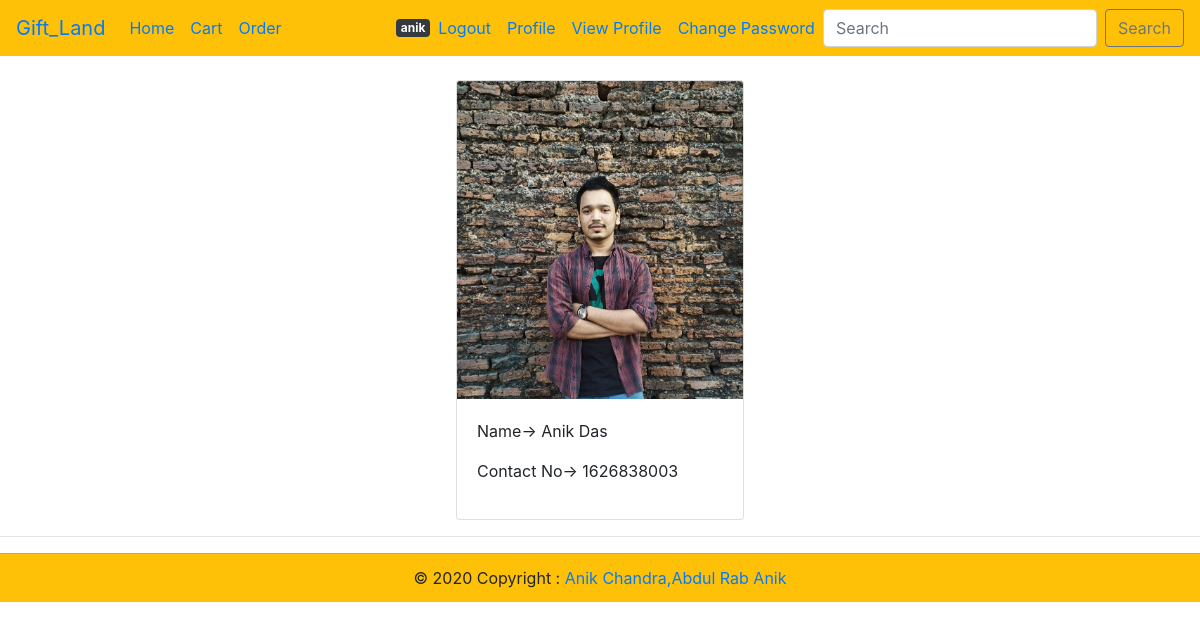
The page /profileview/ (signed in) on the database its author committed.
### UserManagement/models.py (models this page shows, shortened)
class Profile(models.Model):
    name=models.CharField(max_length=100,null=True,blank=True)
    Picture_Picture = models.ImageField(upload_to='Images/profile',blank=True,null=True)
    Phone = models.IntegerField(null=True,blank=True)
    user=models.ForeignKey(User,on_delete=models.CASCADE)

### UserManagement/views.py (the view)
# urls.py: path('profileview/', userman_views.ViewProfile),
def ViewProfile(request):
    try:
        profile = Profile.objects.get(user=request.user)
    except Profile.DoesNotExist:
        profile = print("Please complete your Profile to view")
    context = {
        'profile': profile,
    }
    return render(request, 'UserManagement/view_profile.html', context)

### templates/UserManagement/view_profile.html (shortened to what this page needs)
{% extends 'base.html' %}
{% load static %}
{% block content %}
<br>
<div class="col d-flex justify-content-center">
   <div class="card" style="width: 18rem;">
        <img src="{{profile.Picture_Picture.url}}" class="card-img-top">
        <div class="card-body">
        	{% if profile.name is Null %}
          	<div class="alert alert-primary text-md-center text-danger" role="alert">
			  Please Set up Profile first!
			</div>
        	{% else %}
          <p class="card-text">Name-> {{profile.name}}</p>
          <p class="card-text">Contact No->  {{profile.Phone}}</p>
        	{% endif %}
        </div>
    </div>
</div>
<hr>
{% endblock %}

### templates/base.html (shortened to what this page needs)
<!doctype html>
<html lang="en">
  <head>
    <link rel="stylesheet" href="https://stackpath.bootstrapcdn.com/bootstrap/4.5.2/css/bootstrap.min.css">
  </head>
  <body>
<nav class="navbar navbar-expand-lg navbar-transparent bg-warning">
	<a class="navbar-brand" href="/">Gift_Land</a>
	<div class="collapse navbar-collapse" id="navbarSupportedContent">
	  <ul class="navbar-nav mr-auto">
		<li class="nav-item active">
		  <a class="nav-link" href="/">Home <span class="sr-only">(current)</span></a>
        </li>
        <li class="nav-item active">
            <a class="nav-link" href="/cart">Cart<span class="sr-only">(current)</span></a>
        </li>
        <li class="nav-item active">
            <a class="nav-link" href="/orders">Order<span class="sr-only">(current)</span></a>
		</li>
	  </ul>
	{% if user.is_authenticated %}
	    <span class="badge badge-dark">{{user.username}}</span>
	<ul class="navbar-nav  my-2 my-lg-0">
		<li class="nav-item active">
		  <a class="nav-link" href="/account/logout">Logout<span class="sr-only">(current)</span></a>
		</li>
        <li class="nav-item">
			<a class="nav-link" href="/profile">Profile</a>
		  </li>
		  <li class="nav-item">
			<a class="nav-link" href="/profileview">View Profile</a>
		  </li>
        <li class="nav-item">
			<a class="nav-link" href="/account/password_change">Change Password</a>
		</li>
	</ul>
	{% endif %}
	<form class="form-inline " method="POST" action="{% url 'index' %}">
		<input class="form-control mr-sm-2" type="search" placeholder="Search"  name = search aria-label="Search">
		<button class="btn btn-outline-secondary my-2 my-sm-0" type="submit">Search</button>
	  </form>
	</div>
  </nav>
  {% block content %}
  {% endblock %}
<footer class="card-footer bg-warning">
    <div class="col d-flex justify-content-center">© 2020 Copyright :
    	<a href="void-brain70.github.io/port">&nbsp;Anik Chandra</a>
      <a href="https://github.com/Ar-Anik/Gift_Land">,Abdul Rab Anik</a>
    </div>
  </footer>
  </body>
</html>

### rows shown on the page
Profile: Picture_Picture (picture), name "Anik Das", Phone "1626838003"

### other values the page prints
{{ user.username }} "anik"
